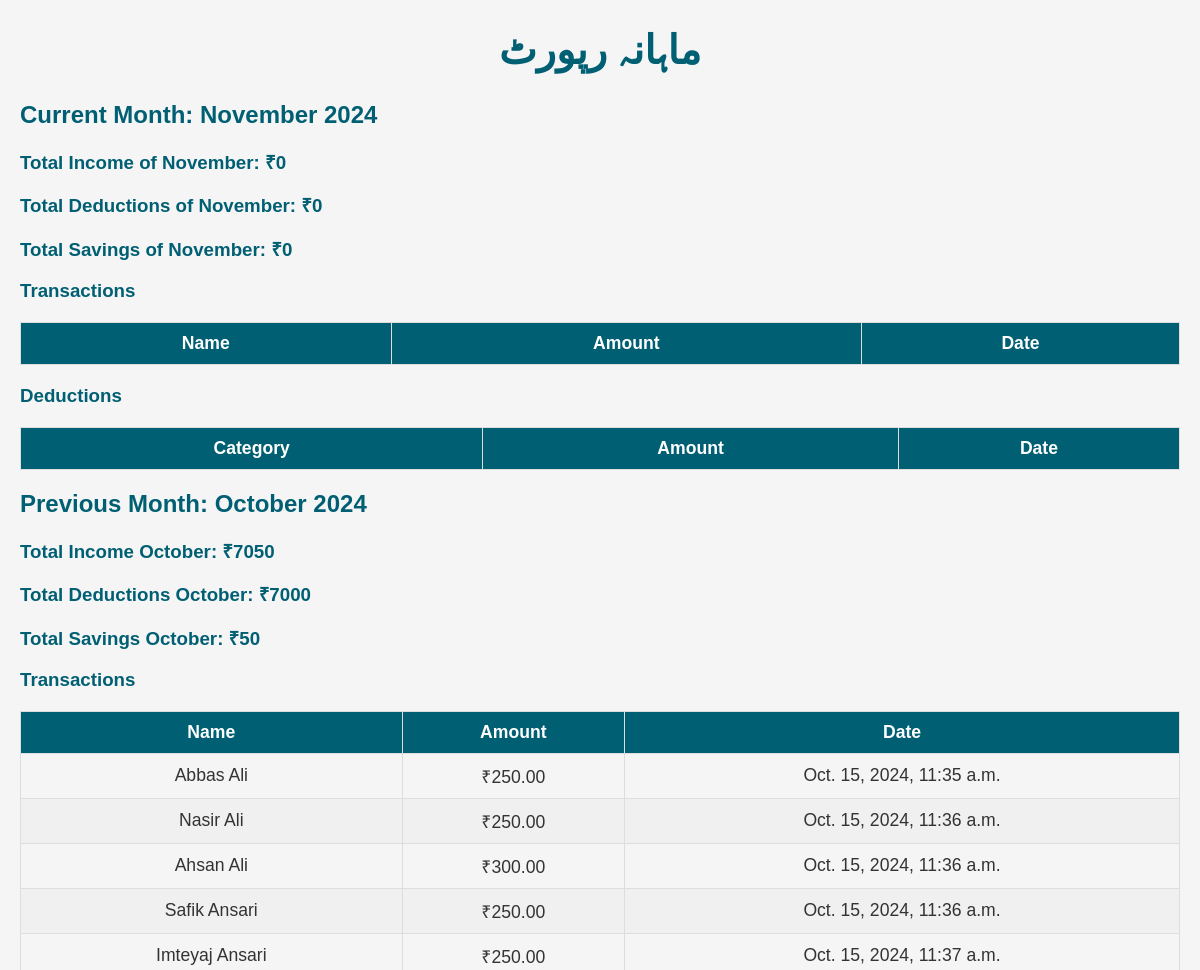
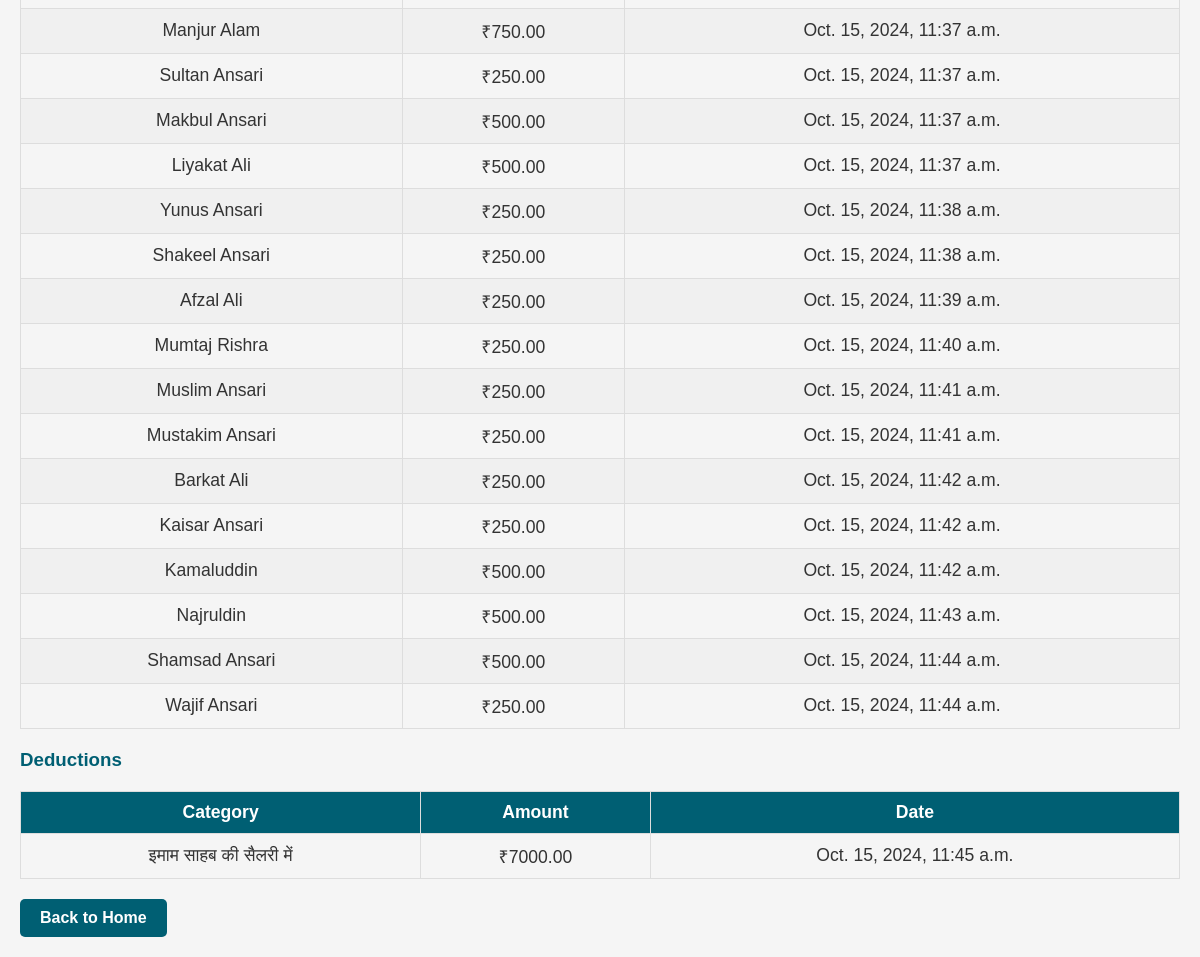
/monthwise-report/, run on the app's committed database (2 pictures, top to bottom).
### community_fund/models.py (models this page shows, shortened)
class Transaction(models.Model):
    user = models.ForeignKey(User, on_delete=models.CASCADE)
    amount = models.DecimalField(max_digits=10, decimal_places=2)
    date = models.DateTimeField(default=timezone.now)

class User(models.Model):
    name = models.CharField(max_length=100)
    joined_date = models.DateTimeField(default=timezone.now)
    is_active = models.BooleanField(default=True)

class Deduction(models.Model):
    CATEGORY_CHOICES = [
        ('इमाम साहब की सैलरी में', 'इमाम साहब की सैलरी में'),
        ('मस्जिद में खर्च', 'मस्जिद में खर्च'),
        ('बिजली/बल्ब/तार/पंखा', 'बिजली/बल्ब/तार/पंखा'),
        ('साउंड सिस्टम', 'साउंड सिस्टम'),
        ('ईद में सजावट', 'ईद में सजावट'),
        ('कुर्बानी में सजावट', 'कुर्बानी में सजावट'),
        ('चापाकल', 'चापाकल'),
        ('वाइपर खरीदने में', 'वाइपर खरीदने में'),
        ('झाड़ू', 'झाड़ू'),
        ('ताला/चाबी', 'ताला/चाबी'),
        ('लोटा', 'लोटा'),
        ('पेंटिंग', 'पेंटिंग'),
        ('ईंट', 'ईंट'),
        ('गिट्टी', 'गिट्टी'),
        ('बालू', 'बालू'),
        ('सीमेंट', 'सीमेंट'),
        ('छड़', 'छड़'),
        ('मिस्त्री/लेबर', 'मिस्त्री/लेबर'),
        ('टाइल्स', 'टाइल्स'),
    ]
    category = models.CharField(max_length=30, choices=CATEGORY_CHOICES)
    amount = models.DecimalField(max_digits=10, decimal_places=2)
    date = models.DateTimeField(default=timezone.now)

### community_fund/views.py (the view)
# urls.py: path('monthwise-report/', monthwise_report, name='monthwise_report'),
def monthwise_report(request):
    now = timezone.now()
    current_month = now.month
    current_year = now.year
    first_day_of_current_month = datetime.date(current_year, current_month, 1)
    last_day_of_current_month = datetime.date(current_year, current_month, monthrange(current_year, current_month)[1])
    first_day_of_previous_month = datetime.date(current_year, current_month - 1, 1) if current_month > 1 else datetime.date(current_year - 1, 12, 1)
    last_day_of_previous_month = datetime.date(current_year, current_month, 1) - datetime.timedelta(days=1)
    current_month_transactions = Transaction.objects.filter(date__range=[first_day_of_current_month, now])
    current_month_deductions = Deduction.objects.filter(date__range=[first_day_of_current_month, now])
    previous_month_transactions = Transaction.objects.filter(date__range=[first_day_of_previous_month, last_day_of_previous_month])
    previous_month_deductions = Deduction.objects.filter(date__range=[first_day_of_previous_month, last_day_of_previous_month])
    total_income_current = current_month_transactions.aggregate(total=Sum('amount'))['total'] or 0
    total_deductions_current = current_month_deductions.aggregate(total=Sum('amount'))['total'] or 0
    total_savings_current = total_income_current - total_deductions_current
    total_income_previous = previous_month_transactions.aggregate(total=Sum('amount'))['total'] or 0
    total_deductions_previous = previous_month_deductions.aggregate(total=Sum('amount'))['total'] or 0
    total_savings_previous = total_income_previous - total_deductions_previous
    previous_month_data_available = previous_month_transactions.exists() or previous_month_deductions.exists()
    context = {
        'current_month_transactions': current_month_transactions,
        'current_month_deductions': current_month_deductions,
        'total_income_current': total_income_current,
        'total_deductions_current': total_deductions_current,
        'total_savings_current': total_savings_current,
        'previous_month_transactions': previous_month_transactions,
        'previous_month_deductions': previous_month_deductions,
        'total_income_previous': total_income_previous,
        'total_deductions_previous': total_deductions_previous,
        'total_savings_previous': total_savings_previous,
        'current_month_name': now.strftime('%B'),
        'previous_month_name': (now - datetime.timedelta(days=30)).strftime('%B'),  # Approximate for month name
        'year': current_year,
        'previous_month_data_available': previous_month_data_available,
    }
    return render(request, 'monthwise_report.html', context)

### community_fund/templates/monthwise_report.html (shortened to what this page needs)
{% load static %}
<!DOCTYPE html>
<html lang="en">
<head>
</head>
<body>
    <h1>ماہانہ رپورٹ</h1>
    <h2>Current Month: {{ current_month_name }} {{ year }}</h2>
    <h3>Total Income of {{ current_month_name }}: ₹{{ total_income_current }}</h3>
    <h3>Total Deductions of {{ current_month_name }}: ₹{{ total_deductions_current }}</h3>
    <h3>Total Savings of {{ current_month_name }}: ₹{{ total_savings_current }}</h3>
    <h3>Transactions</h3>
    <table>
        <thead>
            <tr>
                <th>Name</th>
                <th>Amount</th>
                <th>Date</th>
            </tr>
        </thead>
    </table>
    <h3>Deductions</h3>
    <table>
        <thead>
            <tr>
                <th>Category</th>
                <th>Amount</th>
                <th>Date</th>
            </tr>
        </thead>
    </table>
    <h2>Previous Month: {{ previous_month_name }} {{ year }}</h2>
    {% if previous_month_data_available %}
        <h3>Total Income {{ previous_month_name }}: ₹{{ total_income_previous }}</h3>
        <h3>Total Deductions {{ previous_month_name }}: ₹{{ total_deductions_previous }}</h3>
        <h3>Total Savings {{ previous_month_name }}: ₹{{ total_savings_previous }}</h3>
        <h3>Transactions</h3>
        <table>
            <thead>
                <tr>
                    <th>Name</th>
                    <th>Amount</th>
                    <th>Date</th>
                </tr>
            </thead>
            <tbody>
                {% for transaction in previous_month_transactions %}
                <tr>
                    <td>{{ transaction.user.name }}</td>
                    <td>₹{{ transaction.amount }}</td>
                    <td>{{ transaction.date }}</td>
                </tr>
                {% endfor %}
            </tbody>
        </table>
        <h3>Deductions</h3>
        <table>
            <thead>
                <tr>
                    <th>Category</th>
                    <th>Amount</th>
                    <th>Date</th>
                </tr>
            </thead>
            <tbody>
                {% for deduction in previous_month_deductions %}
                <tr>
                    <td>{{ deduction.category }}</td>
                    <td>₹{{ deduction.amount }}</td>
                    <td>{{ deduction.date }}</td>
                </tr>
                {% endfor %}
            </tbody>
        </table>
    {% else %}
        <h3>No data available for {{ previous_month_name }} {{ year }}.</h3>
    {% endif %}
    <a href="{% url 'home' %}">Back to Home</a>
</body>
</html>

### community_fund/templates/monthwise_report.html (style rules this page uses)
body { font-family: Arial, sans-serif; margin: 20px; background-color: #f5f5f5; color: #333; }
h1 { text-align: center; font-size: 2.5rem; color: #005f73; }
h2, h3 { color: #005f73; }
table { width: 100%; border-collapse: collapse; margin: 20px 0; }
table thead { background-color: #005f73; color: white; }
table th, table td { padding: 10px; border: 1px solid #ddd; text-align: center; font-size: 1.1rem; }
table tbody tr:nth-child(even) { background-color: #f0f0f0; }
a { display: inline-block; padding: 10px 20px; background-color: #005f73; color: white; text-decoration: none; font-weight: bold; border-radius: 5px; text-align: center; }

### data on the page
Deduction: category "इमाम साहब की सैलरी में", amount "7000.00", date "Oct. 15, 2024, 11:45 a.m."

### other printed values
{{ total_income_current }} "0"
{{ total_deductions_current }} "0"
{{ total_savings_current }} "0"
{{ total_income_previous }} "7050"
{{ total_deductions_previous }} "7000"
{{ total_savings_previous }} "50"
